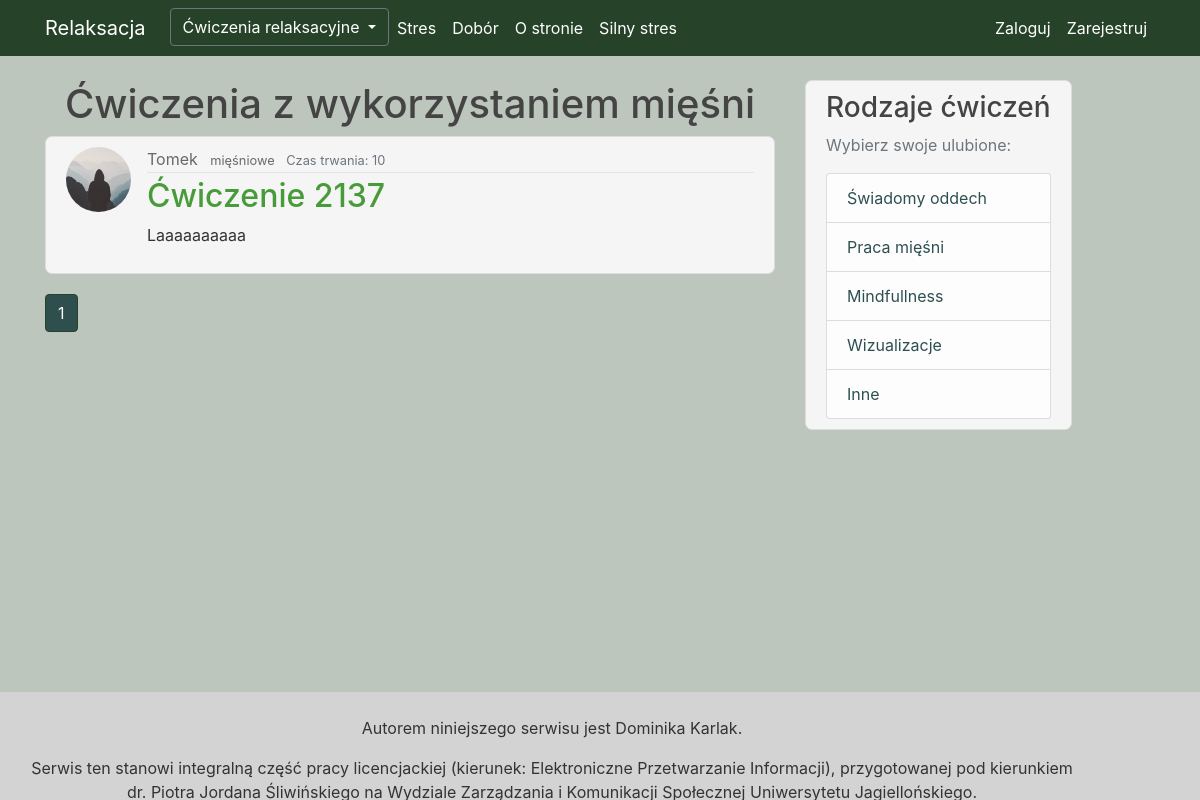
The app's page /miesnie, older data.
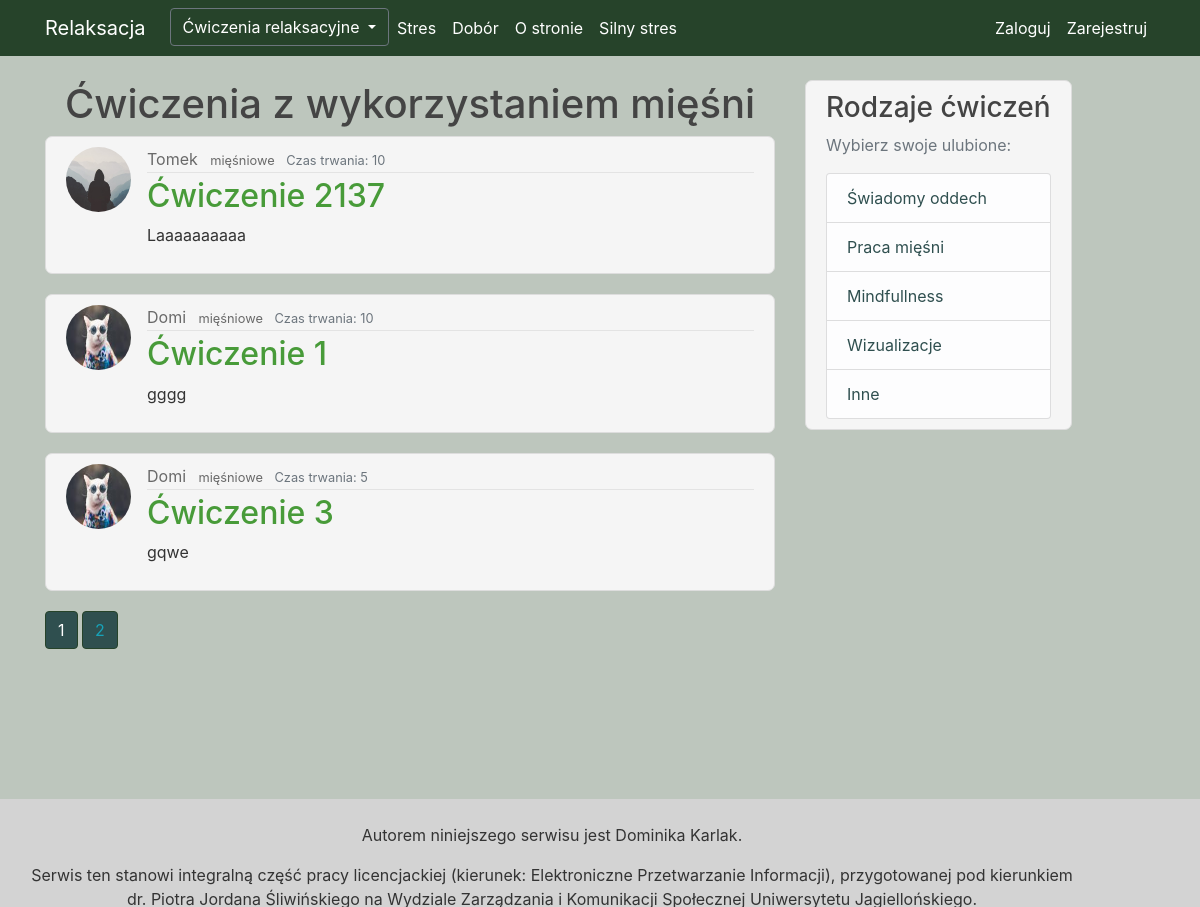
The same page, newer data.
### Relaks/models.py (models this page shows, shortened)
class Post(db.Model):
    id = db.Column(db.Integer, primary_key=True, autoincrement=True)
    name = db.Column(db.String(100), nullable=True)
    category = db.Column(db.String(100), nullable=True)
    time = db.Column(db.Integer, nullable=True)
    content = db.Column(db.Text, nullable=True)
    user_id = db.Column(db.Integer, db.ForeignKey('user.id'), nullable=False)
    fav = db.relationship('Favourite', backref='fav', lazy=True)
    comments = db.relationship("Comment", backref='article', lazy=True)

class User(db.Model, UserMixin):
    id = db.Column(db.Integer, primary_key=True)
    username = db.Column(db.String(20), unique=True, nullable=False)
    email = db.Column(db.String(120), unique=True, nullable=False)
    image_file = db.Column(db.String(20), nullable=False, default='default.jpg')
    password = db.Column(db.String(60), nullable=False)
    is_admin = db.Column(db.Boolean, nullable=False)
    posts = db.relationship('Post', backref='author', lazy=True)
    fav = db.relationship('Favourite', backref='author', lazy=True)
    comments = db.relationship('Comment', backref='author', lazy=True)

### Relaks/routes.py (the view)
@app.route("/miesnie", methods=['GET', 'POST'])
def miesnie():
    page = request.args.get('page', 1, type=int)
    post = Post.query.filter(
        Post.category == 'mięśniowe').paginate(page=page, per_page=3)
    return render_template('miesnie.html', title='Mięśnie', post=post)

### Relaks/templates/miesnie.html (shortened to what this page needs)
{% extends "layout.html" %}
{% block content %}
    <h1 style="text-align: center"> Ćwiczenia z wykorzystaniem mięśni </h1>
{% for post in post.items %}
          <article class="media content-section">
          <img class="rounded-circle article-img" src="{{ url_for('static', filename='photo/' + post.author.image_file) }}">
          <div class="media-body">
            <div class="article-metadata">
              <a class="mr-2" href="{{ url_for('user_posts', username=post.author.username) }}">{{ post.author.username }}</a>
              <small class="article-category">
          <a
            class="mr-2"
            href="{{ url_for('miesnie', category=post.category) }}"
            >{{ post.category }}</a>
                </small>
                <small class="text-muted">Czas trwania: {{ post.time }}</small>
            </div>
            <h2> <a class="article-title" href="{{ url_for('post', post_id=post.id) }}">{{ post.name}}</a> </h2>
            <p class="article-content">{{ post.content }}</p>
          </div>
        </article>
    {% endfor %}
      {% for page_num in post.iter_pages(left_edge=1, right_edge=1, left_current=1, right_current=2) %}
        {% if page_num %}
            {% if post.page == page_num %}
                <a class="btn btn-info mb-4" style="background-color: darkslategrey; border-color: #26432a" href="{{ url_for('miesnie', page=page_num)  }}"> {{ page_num }}</a>
             {% else %}
                <a class="btn btn-outline-info mb-4" style="background-color: darkslategrey; border-color: #26432a; " href="{{ url_for('miesnie', page=page_num)  }}"> {{ page_num }}</a>
             {% endif %}
        {% endif %}
    {% endfor %}
{% endblock content %}

### Relaks/templates/layout.html (shortened to what this page needs)
<!DOCTYPE html>
<html lang="pl">
<head>
    <link rel="stylesheet" href="https://maxcdn.bootstrapcdn.com/bootstrap/4.0.0/css/bootstrap.min.css"
>
    <link rel="stylesheet" type="text/css" href="{{ url_for('static', filename='main.css') }}">
</head>
<body>
<header class="site-header">
    <nav class="navbar navbar-expand-md navbar-dark bg-steel fixed-top">
        <div class="container">
            <a class="navbar-brand mr-4" href="/">Relaksacja</a>
            <div class="collapse navbar-collapse" id="navbarToggle">
                <div class="navbar-nav mr-auto">
                    <div class="dropdown">
                        <button class="btn btn-secondary dropdown-toggle" type="button" id="dropdownMenuButton"
                                data-toggle="dropdown" aria-haspopup="true" aria-expanded="false">
                            Ćwiczenia relaksacyjne
                        </button>
                    </div>
                    <a class="nav-item nav-link" href="{{ url_for('stres') }}">Stres</a>
                    <a class="nav-item nav-link" href="{{ url_for('dobor') }}">Dobór </a>
                    <a class="nav-item nav-link" href="{{ url_for('strona') }}"> O stronie </a>
                    <a class="nav-item nav-link" href="{{ url_for('silny_stres') }}"> Silny stres  </a>
                </div>
                <div class="navbar-nav">
                    {% if current_user.is_authenticated %}
                        <a class="nav-item nav-link" href="{{ url_for('new_post') }}">Nowe ćwiczenie</a>
                        <a class="nav-item nav-link" href="{{ url_for('account') }}">Konto</a>
                        <a class="nav-item nav-link" href="{{ url_for('logout') }}">Wyloguj</a>
                    {% else %}
                        <a class="nav-item nav-link" href="{{ url_for('login') }}">Zaloguj</a>
                        <a class="nav-item nav-link" href="{{ url_for('register') }}">Zarejestruj</a>
                    {% endif %}
                </div>
            </div>
        </div>
    </nav>
</header>
<main role="main" class="container" style="margin-bottom: 10%">
    <div class="row">
        <div class="col-md-8" style="margin-bottom: 10%">
            {% block content %}{% endblock %}
        </div>
        <div class="col-md-4">
            <div class="content-section" style="display: inline-block;">
                <h3> Rodzaje ćwiczeń </h3>
                <p class='text-muted'> Wybierz swoje ulubione:
                <ul class="list-group">
                    <li class="list-group-item list-group-item-light"><a href="{{ url_for('oddech') }}"
                                                                         style="color: darkslategrey"> Świadomy
                        oddech </a></li>
                    <li class="list-group-item list-group-item-light"><a href="{{ url_for('miesnie') }}"
                                                                         style="color: darkslategrey"> Praca mięśni </a>
                    </li>
                    <li class="list-group-item list-group-item-light"><a href="{{ url_for('mindfullness') }}"
                                                                         style="color: darkslategrey">Mindfullness </a>
                    </li>
                    <li class="list-group-item list-group-item-light"><a href="{{ url_for('wizualizacje') }}"
                                                                         style="color: darkslategrey"> Wizualizacje </a>
                    </li>
                    <li class="list-group-item list-group-item-light"><a href="{{ url_for('inne') }} "
                                                                         style="color: darkslategrey"> Inne </a></li>
                </ul>
            </div>
        </div>
    </div>
</main>
<footer id="footer" style="text-align:center; background-color:lightgrey; clear: both; position:fixed; bottom: 0; padding: 2% 10% 7% 2%; width: 100%; height: 7%;  margin-top: 3%;">
    <p> Autorem niniejszego serwisu jest Dominika Karlak. <br>
    <p> Serwis ten stanowi integralną część pracy licencjackiej (kierunek: Elektroniczne Przetwarzanie Informacji),
        przygotowanej pod kierunkiem dr. Piotra Jordana Śliwińskiego na Wydziale Zarządzania i Komunikacji Społecznej
        Uniwersytetu Jagiellońskiego.
    </p>
</footer>
</body>
</html>

### Relaks/static/main.css (style rules this page uses)
body { background-color: #bdc6bd; color: #333333; margin-top: 5rem; }
h1, h2, h3, h4, h5, h6 { color: #444444; }
.bg-steel { background-color: #26432a; ; }
.site-header .navbar-nav .nav-link { background-color: #26432a; color: white; }
.content-section { background-color: whitesmoke; padding: 10px 20px; border: 1px solid #dddddd; border-radius: 7px; margin-bottom: 20px; }
.article-title { color: #489b39; }
.article-content { white-space: pre-line; background-color: whitesmoke; }
.article-img { height: 65px; width: 65px; margin-right: 16px; }
.article-metadata { padding-bottom: 1px; margin-bottom: 4px; border-bottom: 1px solid #e3e3e3; color: #444444; }
.col-md-4 { background-color: #bdc6bd; }
.btn { background-color: #26432a; }
.mr-2 { color: dimgrey; }

Row changes from the older to the newer data that the page shows:
added Post: image_file (picture), author.username "Domi", category "mięśniowe", time "10", name "Ćwiczenie 1", content "gggg"
added Post: image_file (picture), author.username "Domi", category "mięśniowe", time "5", name "Ćwiczenie 3", content "gqwe"
Text that changed along with them:
new list line: "2"
